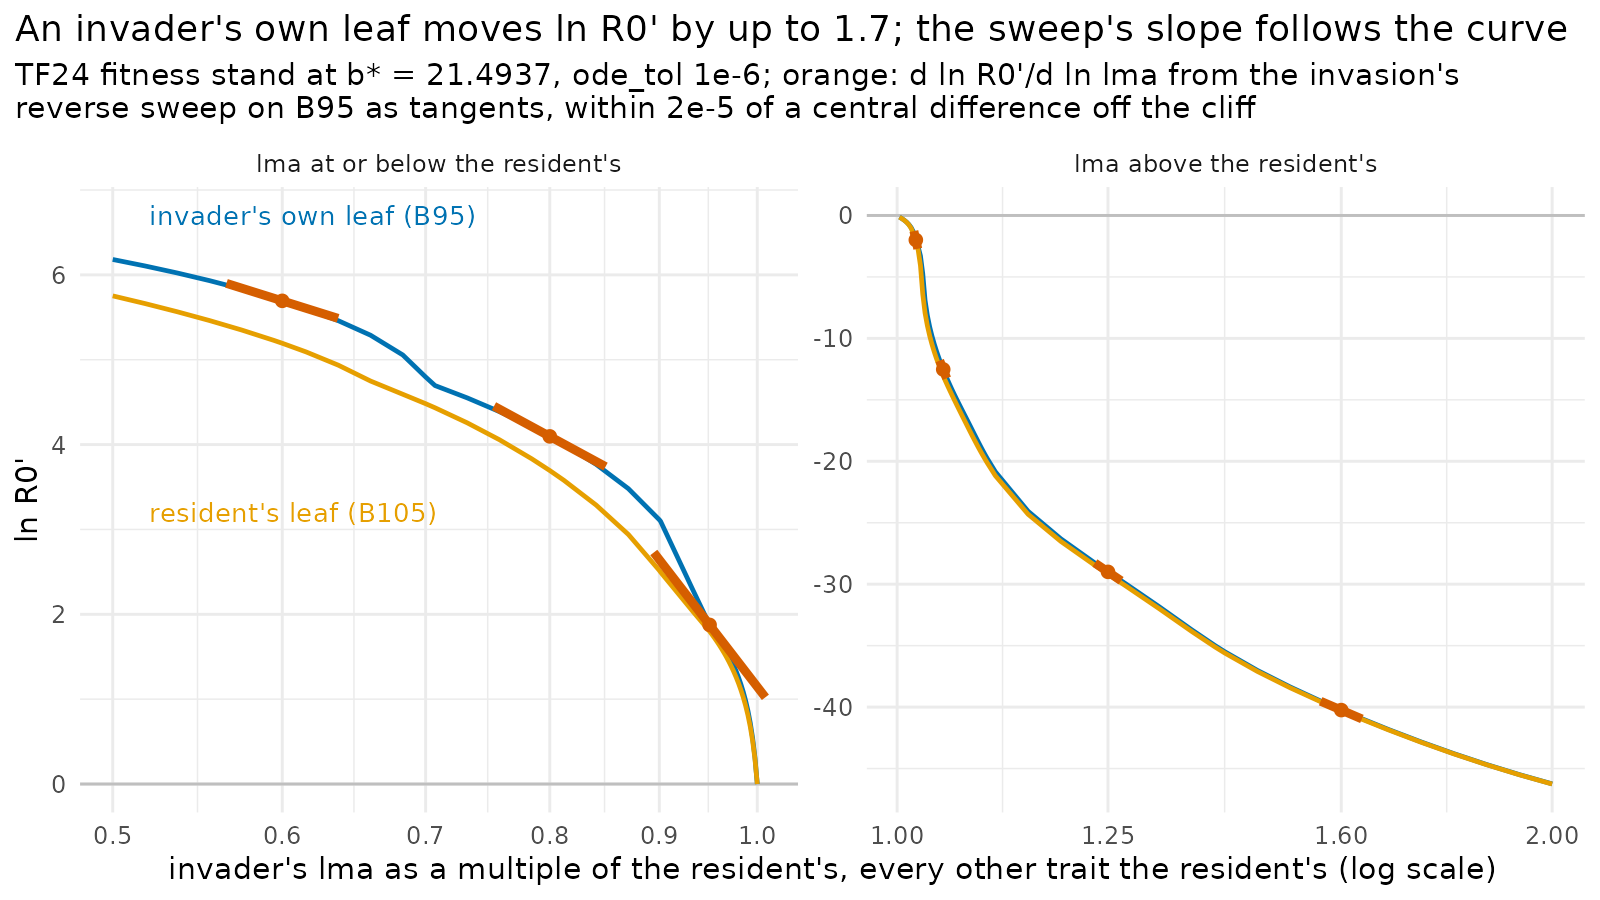

Generate this figure with R:
# plant-116 figure: invader fitness ln R0' against the invader's lma, as a
# multiple of the resident's, every other parameter the resident's, at the
# resident's equilibrium birth rate b* (landscape.csv, from landscape-run.R on
# B105 and B95). The reverse sweep's d ln R0'/d ln lma on B95 is drawn as short
# tangents. Two panels with their own y scales, either side of the resident.
library(ggplot2)
here <- "/home/user/plant-dev/docs/prs/v2/figures/plant-116"
d <- read.csv(file.path(here, "landscape.csv"))
d$leaf <- ifelse(d$build == "B95", "invader's own leaf (B95)", "resident's leaf (B105)")
side <- function(m) factor(ifelse(m <= 1, "lma at or below the resident's", "lma above the resident's"),
                           levels = c("lma at or below the resident's", "lma above the resident's"))
d$side <- side(d$multiplier)
g <- d[!is.na(d$dlnR0_dlnlma) & abs(d$multiplier - 1) > 1e-9, ]
tan <- do.call(rbind, lapply(seq_len(nrow(g)), function(i) {
  half <- if (g$multiplier[i] < 1) 0.06 else 0.012 * 60 / abs(g$dlnR0_dlnlma[i])
  x <- log(g$multiplier[i]) + c(-1, 1) * min(half, 0.06)
  data.frame(id = i, multiplier = exp(x), side = g$side[i],
             lnR0 = g$lnR0[i] + g$dlnR0_dlnlma[i] * (x - log(g$multiplier[i])))
}))
pal <- c("invader's own leaf (B95)" = "#0072B2", "resident's leaf (B105)" = "#E69F00")
lab <- data.frame(multiplier = c(0.52, 0.52), lnR0 = c(6.7, 3.2), side = side(c(0.5, 0.5)),
                  leaf = names(pal))
p <- ggplot(d, aes(multiplier, lnR0, colour = leaf)) +
  geom_hline(yintercept = 0, colour = "grey75") +
  geom_line(linewidth = 0.8) +
  geom_path(data = tan, aes(multiplier, lnR0, group = id), inherit.aes = FALSE,
            colour = "#D55E00", linewidth = 1.5) +
  geom_point(data = g, aes(multiplier, lnR0), inherit.aes = FALSE, colour = "#D55E00", size = 1.8) +
  geom_text(data = lab, aes(label = leaf), hjust = 0, size = 3.4, show.legend = FALSE) +
  facet_wrap(~side, scales = "free") +
  scale_x_log10(breaks = c(0.5, 0.6, 0.7, 0.8, 0.9, 1, 1.25, 1.6, 2)) +
  scale_colour_manual(values = pal, guide = "none") +
  labs(x = "invader's lma as a multiple of the resident's, every other trait the resident's (log scale)", y = "ln R0'",
       title = "An invader's own leaf moves ln R0' by up to 1.7; the sweep's slope follows the curve",
       subtitle = sprintf(paste("TF24 fitness stand at b* = %.4f, ode_tol 1e-6; orange: d ln R0'/d ln lma from",
                                "the invasion's\nreverse sweep on B95 as tangents, within 2e-5 of a central difference",
                                "off the cliff"), d$bstar[1])) +
  theme_minimal(base_size = 11) +
  theme(plot.background = element_rect(fill = "white", colour = NA), plot.title.position = "plot")
ragg::agg_png(file.path(here, "landscape.png"), width = 8, height = 4.5, units = "in", res = 200)
print(p); invisible(dev.off())
print(d[!is.na(d$dlnR0_dlnlma), c("multiplier", "R0", "lnR0", "dlnR0_dlnlma", "central_difference", "cpu_s")])
w <- reshape(d[, c("build", "multiplier", "lnR0")], idvar = "multiplier", timevar = "build", direction = "wide")
w$diff <- w$lnR0.B95 - w$lnR0.B105
cat(sprintf("largest |diff| %.3f at x%.3f; over m < 1: %.3f..%.3f\n", max(abs(w$diff)),
            w$multiplier[which.max(abs(w$diff))], min(w$diff[w$multiplier < 1]), max(w$diff[w$multiplier < 1])))
